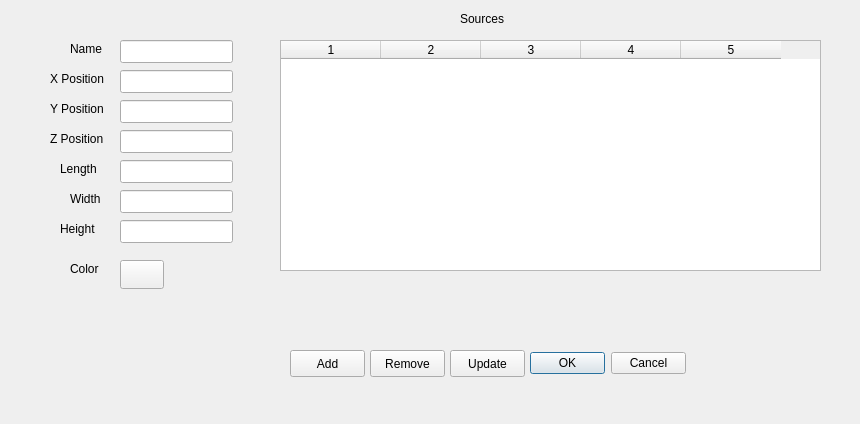
<ui version="4.0" >
 <class>SourceDialog</class>
 <widget class="QDialog" name="SourceDialog" >
  <property name="geometry" >
   <rect>
    <x>0</x>
    <y>0</y>
    <width>860</width>
    <height>424</height>
   </rect>
  </property>
  <property name="windowTitle" >
   <string>Sources</string>
  </property>
  <widget class="QPushButton" name="removeButton" >
   <property name="geometry" >
    <rect>
     <x>370</x>
     <y>350</y>
     <width>75</width>
     <height>27</height>
    </rect>
   </property>
   <property name="text" >
    <string>Remove</string>
   </property>
  </widget>
  <widget class="QPushButton" name="addButton" >
   <property name="geometry" >
    <rect>
     <x>290</x>
     <y>350</y>
     <width>75</width>
     <height>27</height>
    </rect>
   </property>
   <property name="text" >
    <string>Add</string>
   </property>
  </widget>
  <widget class="QTableWidget" name="_sourceTable" >
   <property name="geometry" >
    <rect>
     <x>280</x>
     <y>40</y>
     <width>541</width>
     <height>231</height>
    </rect>
   </property>
   <property name="rowCount" >
    <number>0</number>
   </property>
   <property name="columnCount" >
    <number>5</number>
   </property>
   <column/>
   <column/>
   <column/>
   <column/>
   <column/>
  </widget>
  <widget class="QLineEdit" name="_xpos" >
   <property name="geometry" >
    <rect>
     <x>120</x>
     <y>70</y>
     <width>113</width>
     <height>23</height>
    </rect>
   </property>
  </widget>
  <widget class="QLabel" name="label" >
   <property name="geometry" >
    <rect>
     <x>50</x>
     <y>70</y>
     <width>56</width>
     <height>18</height>
    </rect>
   </property>
   <property name="text" >
    <string>X Position</string>
   </property>
  </widget>
  <widget class="QLabel" name="label_2" >
   <property name="geometry" >
    <rect>
     <x>460</x>
     <y>10</y>
     <width>46</width>
     <height>18</height>
    </rect>
   </property>
   <property name="text" >
    <string>Sources</string>
   </property>
  </widget>
  <widget class="QLineEdit" name="_ypos" >
   <property name="geometry" >
    <rect>
     <x>120</x>
     <y>100</y>
     <width>113</width>
     <height>23</height>
    </rect>
   </property>
  </widget>
  <widget class="QLabel" name="label_3" >
   <property name="geometry" >
    <rect>
     <x>50</x>
     <y>100</y>
     <width>55</width>
     <height>18</height>
    </rect>
   </property>
   <property name="text" >
    <string>Y Position</string>
   </property>
  </widget>
  <widget class="QLabel" name="label_4" >
   <property name="geometry" >
    <rect>
     <x>50</x>
     <y>130</y>
     <width>55</width>
     <height>18</height>
    </rect>
   </property>
   <property name="text" >
    <string>Z Position</string>
   </property>
  </widget>
  <widget class="QLineEdit" name="_zpos" >
   <property name="geometry" >
    <rect>
     <x>120</x>
     <y>130</y>
     <width>113</width>
     <height>23</height>
    </rect>
   </property>
  </widget>
  <widget class="QLineEdit" name="_length" >
   <property name="geometry" >
    <rect>
     <x>120</x>
     <y>160</y>
     <width>113</width>
     <height>23</height>
    </rect>
   </property>
  </widget>
  <widget class="QLabel" name="label_5" >
   <property name="geometry" >
    <rect>
     <x>60</x>
     <y>160</y>
     <width>38</width>
     <height>18</height>
    </rect>
   </property>
   <property name="text" >
    <string>Length</string>
   </property>
  </widget>
  <widget class="QLabel" name="label_6" >
   <property name="geometry" >
    <rect>
     <x>70</x>
     <y>190</y>
     <width>33</width>
     <height>18</height>
    </rect>
   </property>
   <property name="text" >
    <string>Width</string>
   </property>
  </widget>
  <widget class="QLineEdit" name="_width" >
   <property name="geometry" >
    <rect>
     <x>120</x>
     <y>190</y>
     <width>113</width>
     <height>23</height>
    </rect>
   </property>
  </widget>
  <widget class="QLineEdit" name="_height" >
   <property name="geometry" >
    <rect>
     <x>120</x>
     <y>220</y>
     <width>113</width>
     <height>23</height>
    </rect>
   </property>
  </widget>
  <widget class="QLabel" name="label_7" >
   <property name="geometry" >
    <rect>
     <x>60</x>
     <y>220</y>
     <width>36</width>
     <height>18</height>
    </rect>
   </property>
   <property name="text" >
    <string>Height</string>
   </property>
  </widget>
  <widget class="QLabel" name="label_8" >
   <property name="geometry" >
    <rect>
     <x>70</x>
     <y>40</y>
     <width>33</width>
     <height>18</height>
    </rect>
   </property>
   <property name="text" >
    <string>Name</string>
   </property>
  </widget>
  <widget class="QLineEdit" name="_name" >
   <property name="geometry" >
    <rect>
     <x>120</x>
     <y>40</y>
     <width>113</width>
     <height>23</height>
    </rect>
   </property>
  </widget>
  <widget class="QDialogButtonBox" name="okCancelButton" >
   <property name="geometry" >
    <rect>
     <x>530</x>
     <y>350</y>
     <width>156</width>
     <height>27</height>
    </rect>
   </property>
   <property name="standardButtons" >
    <set>QDialogButtonBox::Cancel|QDialogButtonBox::NoButton|QDialogButtonBox::Ok</set>
   </property>
  </widget>
  <widget class="QtTools::ColorButton" name="_color" >
   <property name="geometry" >
    <rect>
     <x>120</x>
     <y>260</y>
     <width>44</width>
     <height>29</height>
    </rect>
   </property>
   <property name="text" >
    <string/>
   </property>
  </widget>
  <widget class="QLabel" name="label_15" >
   <property name="geometry" >
    <rect>
     <x>70</x>
     <y>260</y>
     <width>31</width>
     <height>18</height>
    </rect>
   </property>
   <property name="text" >
    <string>Color</string>
   </property>
  </widget>
  <widget class="QPushButton" name="updateButton" >
   <property name="geometry" >
    <rect>
     <x>450</x>
     <y>350</y>
     <width>75</width>
     <height>27</height>
    </rect>
   </property>
   <property name="text" >
    <string>Update</string>
   </property>
  </widget>
 </widget>
 <customwidgets>
  <customwidget>
   <class>QtTools::ColorButton</class>
   <extends>QPushButton</extends>
   <header>QtTools/ColorButton.h</header>
  </customwidget>
 </customwidgets>
 <resources/>
 <connections>
  <connection>
   <sender>okCancelButton</sender>
   <signal>accepted()</signal>
   <receiver>SourceDialog</receiver>
   <slot>accept()</slot>
   <hints>
    <hint type="sourcelabel" >
     <x>357</x>
     <y>363</y>
    </hint>
    <hint type="destinationlabel" >
     <x>286</x>
     <y>202</y>
    </hint>
   </hints>
  </connection>
  <connection>
   <sender>okCancelButton</sender>
   <signal>rejected()</signal>
   <receiver>SourceDialog</receiver>
   <slot>reject()</slot>
   <hints>
    <hint type="sourcelabel" >
     <x>357</x>
     <y>363</y>
    </hint>
    <hint type="destinationlabel" >
     <x>286</x>
     <y>202</y>
    </hint>
   </hints>
  </connection>
 </connections>
</ui>
